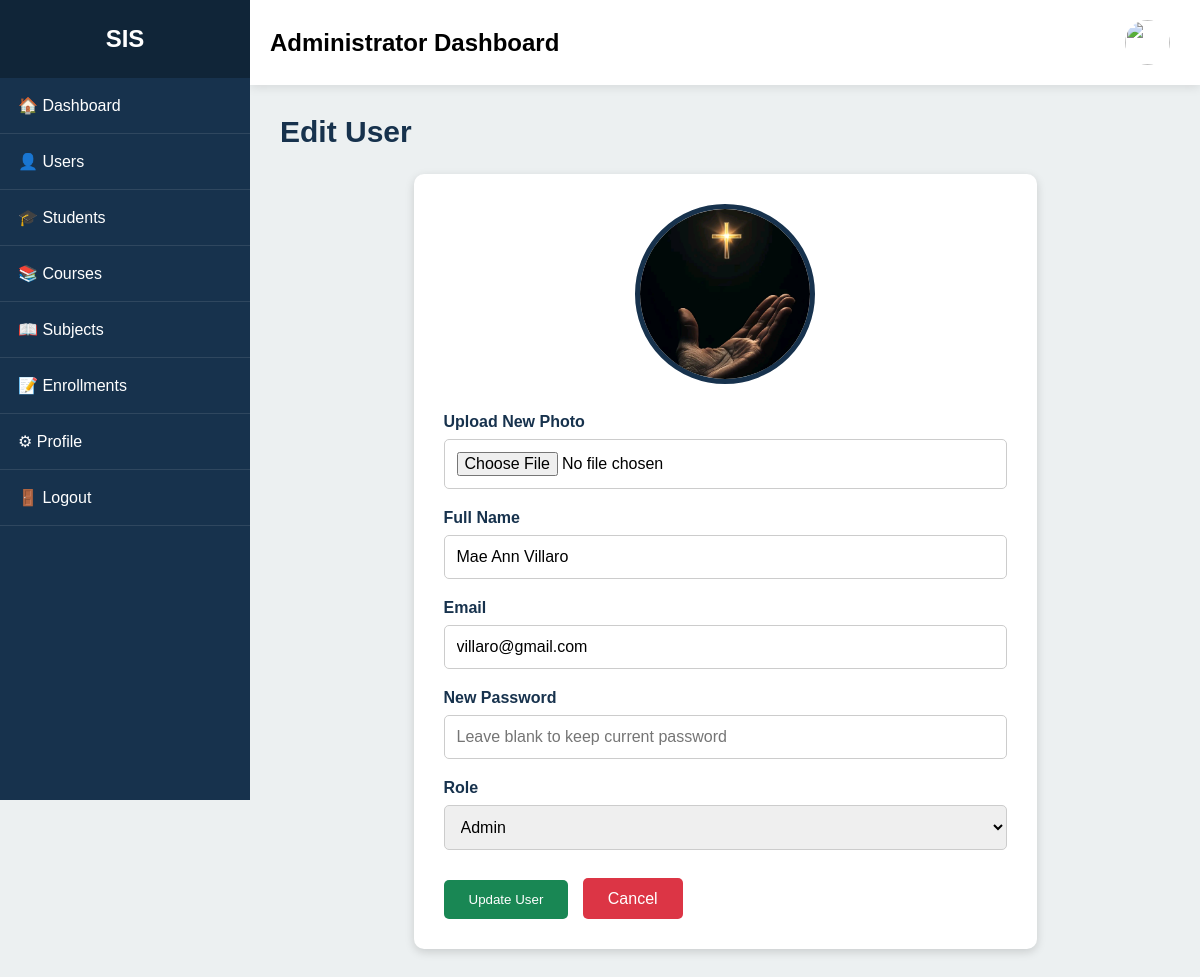
The page /admin/users/edit_user.php?id=2 on the database its author committed.
### tables this page shows
CREATE TABLE IF NOT EXISTS `users` (
  `user_id` int NOT NULL AUTO_INCREMENT,
  `fullname` varchar(100) NOT NULL,
  `photo` varchar(255) DEFAULT NULL,
  `email` varchar(100) NOT NULL,
  `password` varchar(255) NOT NULL,
  `contact_number` varchar(20) DEFAULT NULL,
  `program` varchar(100) DEFAULT NULL,
  `year_level` varchar(20) DEFAULT NULL,
  `role` enum('Admin','Student') NOT NULL DEFAULT 'Student',
  `status` enum('Active','Inactive') DEFAULT 'Active',
  `created_at` timestamp NULL DEFAULT CURRENT_TIMESTAMP,
  PRIMARY KEY (`user_id`),
  UNIQUE KEY `email` (`email`)
);

### admin/users/edit_user.php (the view, shortened to what this page needs)
<?php
    require_once "../../config/db.php";
    $id = $_GET['id'];
    $sql = "SELECT * FROM users WHERE user_id='$id'";
    $result = mysqli_query($conn, $sql);
    $user = mysqli_fetch_assoc($result);
?>
<!DOCTYPE html>
<html>
<head>
    <link rel="stylesheet" href="../css/dashboard.css">
</head>
<body>
<div class="container">
    <div class="sidebar">
        <h2>SIS</h2>
        <ul>
            <li><a href="../admin/dashboard.php">🏠 Dashboard</a></li>
            <li><a href="../users/users.php">👤 Users</a></li>
            <li><a href="../students/students.php">🎓 Students</a></li>
            <li><a href="#">📚 Courses</a></li>
            <li><a href="#">📖 Subjects</a></li>
            <li><a href="#">📝 Enrollments</a></li>
            <li><a href="#">⚙ Profile</a></li>
            <li><a href="../auth-pages/logout.php">🚪 Logout</a></li>
        </ul>
    </div>
    <div class="main">
        <div class="navbar">
            <h2>Administrator Dashboard</h2>
            <div class="profile">
                <img src="../../uploads/<?php echo $_SESSION['photo']; ?>">
            </div>
        </div>
        <div class="content">
    <div class="page-title">
        <h2>Edit User</h2>
    </div>
    <div class="form-container">
        <form action="edit_user_process.php" method="POST" enctype="multipart/form-data">
            <div class="photo-preview">
                <img src="../../uploads/<?php echo $user['photo']; ?>">
            </div>
            <div class="form-group">
                <label>Upload New Photo</label>
                <input type="file" name="photo">
            </div>
            <div class="form-group">
                <label>Full Name</label>
                <input type="text"
                       name="fullname"
                       value="<?php echo $user['fullname']; ?>"
                       required>
            </div>
            <div class="form-group">
                <label>Email</label>
                <input type="email"
                       name="email"
                       value="<?php echo $user['email']; ?>"
                       required>
            </div>
            <div class="form-group">
                <label>New Password</label>
                <input type="password"
                       name="password"
                       placeholder="Leave blank to keep current password">
            </div>
            <div class="form-group">
                <label>Role</label>
                <select name="role">
                    <option value="Admin"
                    <?php if($user['role']=="Admin") echo "selected"; ?>>
                        Admin
                    </option>
                </select>
            </div>
            <div class="button-group">
                <button type="submit" class="update-btn">
                    Update User
                </button>
                <a href="users.php" class="cancel-btn">
                    Cancel
                </a>
            </div>
        </form>
    </div>
</div>
</body>
</html>

### admin/css/dashboard.css (style rules this page uses)
* { margin:0; padding:0; box-sizing:border-box; font-family:Arial, Helvetica, sans-serif; }
body { background:#ecf0f1; }
.container { display:flex; }
.sidebar { width:250px; height:100vh; background:#17324d; color:white; position:fixed; }
.sidebar h2 { text-align:center; padding:25px; background:#102538; }
.sidebar ul { list-style:none; }
.sidebar ul li { border-bottom:1px solid rgba(255,255,255,.1); }
.sidebar ul li a { display:block; color:white; text-decoration:none; padding:18px; transition:.3s; }
.main { margin-left:250px; width:calc(100% - 250px); }
.navbar { background:white; padding:20px; display:flex; justify-content:space-between; align-items:center; box-shadow:0 2px 10px rgba(0,0,0,.1); }
.profile { display:flex; align-items:center; }
.profile img { width:45px; height:45px; border-radius:50%; object-fit:cover; margin-right:10px; }

### admin/users/edit_user.php (style rules this page uses)
.content { padding:30px; }
.page-title { margin-bottom:25px; }
.page-title h2 { color:#17324d; font-size:30px; }
.form-container { width:70%; margin:auto; background:#fff; padding:30px; border-radius:10px; box-shadow:0 3px 10px rgba(0,0,0,.15); }
.photo-preview { text-align:center; margin-bottom:25px; }
.photo-preview img { width:180px; height:180px; border-radius:50%; object-fit:cover; border:5px solid #17324d; }
.form-group { margin-bottom:20px; }
.form-group label { display:block; margin-bottom:8px; font-weight:bold; color:#17324d; }
.form-group input, .form-group select { width:100%; padding:12px; border:1px solid #ccc; border-radius:5px; font-size:16px; }
.button-group { margin-top:30px; }
.update-btn { background:#198754; color:#fff; padding:12px 25px; border:none; border-radius:5px; cursor:pointer; }
.cancel-btn { background:#dc3545; color:#fff; text-decoration:none; padding:12px 25px; border-radius:5px; margin-left:10px; }

### rows shown on the page
users: photo (picture), fullname "Mae Ann Villaro", email "villaro@gmail.com", role "Admin"
